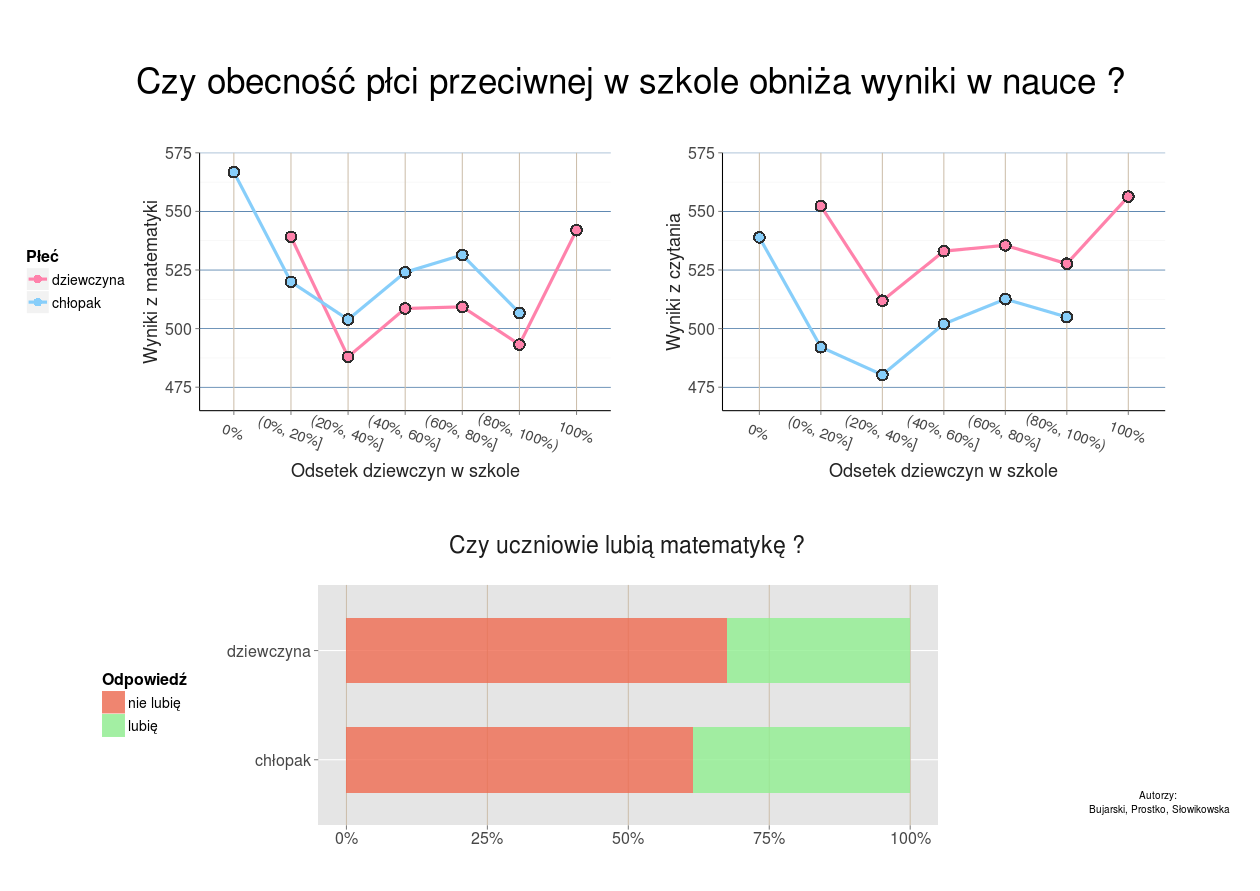

Write R code to recreate this figure.
library("dplyr")
library("ggplot2")
library('scales')
library("gridExtra")

load("PISAeurope.rda")

#########################################################################################
#######################################  DANE  ##########################################
#########################################################################################

N <- 7 # tyle kategorii procentowych: 0%, 100% oraz 5 posrednich
## ---- nazwy kategorii ----
nazwy <- c("0%", "(0%, 20%]", "(20%, 40%]", "(40%, 60%]", "(60%, 80%]", 
           "(80%, 100%)", "100%")

## ---- funkcja pomocnicza ----
kategoryzuj <- function(x) {
  sapply(x, function(y) {
    if (is.na(y)) return(NA)
    if (y == 1) return(N)
    return(min(which(y <= seq(0, 1, length=N-1))))
  })
}

## ---- przygotowanie danych ----
bg <- pisa %>%
  select(PV1MATH, PV1READ, W_FSTUWT, PCGIRLS, GENDER=ST04Q01) %>%
  filter(!is.na(PCGIRLS)) %>%
  mutate(czysz = kategoryzuj(PCGIRLS)) %>%
  group_by(czysz, GENDER) %>%
  summarise(math=weighted.mean(PV1MATH, W_FSTUWT),
            read=weighted.mean(PV1READ, W_FSTUWT)) %>%
  filter((czysz != 1 | GENDER != "Female") &
           (czysz != N | GENDER != "Male"))


# dane do wykresu plec vs lubię matematykę
dane <- pisa %>% 
  select(enjoy_math=ST29Q04, GENDER=ST04Q01) %>%
  filter(!is.na(enjoy_math))

levels(dane$enjoy_math)[1:2] <- 'Lubię'
levels(dane$enjoy_math)[2:3] <- 'Nie lubię'
dane2 <- dane %>%
  filter(enjoy_math=="Lubię")
w <- prop.table(table(dane2),1)[1,]
dane2$prop <- vector('numeric',nrow(dane2))
dane2$prop[dane2$GENDER=='Female'] <- w[1]
dane2$prop[!dane2$GENDER=='Female'] <- w[2]


#########################################################################################
####################################  WYKRESY  ##########################################
#########################################################################################


####  wykres 1  ########### matematyka_dziewczyny
(matematyka_dziewczyny <- ggplot(bg, aes(x=czysz, y=math, colour=GENDER)) +
   geom_line(stat="identity", position="dodge",size=1.5) +
   geom_point(size=6, col="gray18")+
   geom_point(size=4)+
   xlab("% dziewczyn w szkołach") +
   ylab("Wyniki z matematyki") +
   scale_color_manual(guide=guide_legend(title="Płeć"), labels=c("dziewczyna", "chłopak"),values=c("palevioletred1","lightskyblue")) +
   scale_x_discrete(breaks=1:N, labels=nazwy)+
   theme(panel.background = element_blank(),
         legend.position="left",
         legend.title = element_text(size=16),
         legend.text = element_text(size = 14),
         axis.line = element_line(color = 'black'),
         axis.text.y=element_text(size=16,color="gray28"),
         axis.text.x=element_text(size=15,color="gray28",angle=-20, vjust=0.7),
         axis.title.x = element_text(colour="gray14",size=18,vjust=0.4),
         axis.title.y = element_text(colour="gray14",size=18,vjust=0.9),
         panel.grid.major.y=element_line(color='dodgerblue4', size=0.3),
         panel.grid.major.x=element_line(color='#CDBFAC'),
         panel.grid.minor.x=element_blank())+
   scale_y_continuous(limits = c(470, 570))+
   labs(list(y="Wyniki z matematyki",
             x="Odsetek dziewczyn w szkole"))
)

####  wykres 2  ########### czytanie_dziewczyny

(czytanie_dziewczyny <- ggplot(bg, aes(x=czysz, y=read, col=GENDER)) +
   geom_line(stat="identity", position="dodge", size=1.5) +
   geom_point(size=6, col="gray18")+
   geom_point(size=4)+
   xlab("% dziewczyn w szkołach") +
   ylab("Wyniki z czytania") +
   scale_color_manual(guide=guide_legend(title="Płeć"), labels=c("K", "M"),values=c("palevioletred1","lightskyblue")) +
   scale_x_discrete(breaks=1:N, labels=nazwy) +
   scale_y_continuous(limits = c(470, 570))+
   scale_shape_manual(values=c(19))+
   theme(legend.position="none")+
   theme(panel.background = element_blank(),
         legend.position="none",
         axis.line = element_line(color = 'black'),
         axis.text.y=element_text(size=16,color="gray28"),
         axis.text.x=element_text(size=15,color="gray28",angle=-20, vjust=0.7),
         axis.title.x = element_text(colour="gray14",size=18,vjust=0.4),
         axis.title.y = element_text(colour="gray14",size=18,vjust=0.9),
         panel.grid.major.y=element_line(color='dodgerblue4', size=0.3),
         panel.grid.major.x=element_line(color='#CDBFAC'),
         panel.grid.minor.x=element_blank())+
   labs(list(y="Wyniki z czytania",
             x="Odsetek dziewczyn w szkole"))
)
####  wykres 3  ########### plec_lubiemat

dane$enjoy_math <- relevel(dane$enjoy_math,ref='Nie lubię')
dane$GENDER<- relevel(dane$GENDER,ref='Male')
(plec_lubiemat <- ggplot(dane,aes(x=GENDER,fill=enjoy_math))+
   geom_bar(position='fill',width=0.6,alpha=0.8)+
   scale_y_continuous(labels = percent)+
   coord_flip()+
   scale_x_discrete(breaks=c("Female", "Male"), labels=c("dziewczyna", "chłopak"))+
   scale_fill_manual(values=c("coral2","lightgreen"), 
                     name="Odpowiedź",
                     breaks=c("Nie lubię","Lubię"),
                     labels=c("nie lubię","lubię"))+
   xlab('')+
   ylab("") +
   theme(   
     legend.position="left",
     legend.title = element_text(size=16),
     legend.text = element_text(size = 14),
     axis.text.y=element_text(size=16,color="gray28"),
     axis.text.x=element_text(size=16,color="gray28"),
     axis.title.x = element_text(colour="gray14",size=18),
     axis.title.y = element_text(colour="gray14",size=18),
     axis.line.x = element_line(color = 'black'),
     panel.grid.major.x=element_line(color='#CDBFAC'),
     panel.grid.minor.x=element_blank())
)


#########################################################################################
####################################  POŁĄCZONE WYKRESY  ##########################################
#########################################################################################

grid.newpage()
grid.text("Autorzy: \nBujarski, Prostko, Słowikowska", vp = viewport(x = 0.92, y = 0.10), gp = gpar(fontsize = 10))
grid.text("Czy obecność płci przeciwnej w szkole obniża wyniki w nauce ?", just = "centre", vp = viewport(x = 0.5, y = 0.91), gp = gpar(fontsize = 35))
print(matematyka_dziewczyny,
      vp=viewport(x=0.25, y = 0.65,
                  width=0.5, height=0.40))
print(czytanie_dziewczyny, vp=viewport(x=0.73, y = 0.65,
                                       width=0.42, height=0.40))

grid.text("Czy uczniowie lubią matematykę ? ", just = "centre", vp = viewport(x = 0.5, y = 0.39), gp = gpar(fontsize = 23,col="gray11"))
print(plec_lubiemat,
      vp=viewport(x=0.41, y = 0.19,
                  width=0.7, height=0.35))
